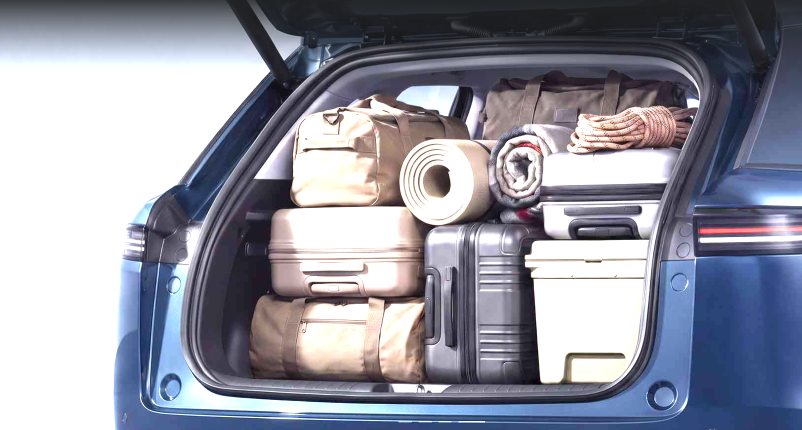
#> input picture porta mala cheio.png, 1604 x 859 px (shown at 1/2 size)
$ python apply_brand_logo.py '../porta mala cheio.png' ../seta.jpg
#> lines starting #> are read from the running program, lines starting #| are printed output that depends on the picture; after the words box and inside, x2 and y2 are one past the last pixel; in counts of white or black regions, pixels touching at a corner belong together; pictures that were not available may be replaced by others from this repository, and a replacement may not be noted
"""Aplica a assinatura tipográfica simples da Blajeen Labs em um banner."""

from argparse import ArgumentParser
from pathlib import Path

from PIL import Image, ImageDraw, ImageFilter


ROOT = Path(__file__).resolve().parents[1]
LOGO = ROOT / "public" / "brand" / "blajeen-labs-simple.png"


def composite(source: Path, target: Path) -> None:
    banner = Image.open(source).convert("RGBA")
#> banner is the input picture: PIL image 1604x859 RGBA; mean R, G, B, A 145.4, 147, 160, 255
    logo = Image.open(LOGO).convert("RGBA")

    width = round(banner.width * 0.255)
#> width = 409
    height = round(width * logo.height / logo.width)
#> height = 219
    logo = logo.resize((width, height), Image.Resampling.LANCZOS)
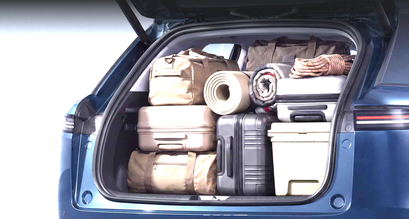
#> logo: PIL image 409x219 RGBA; mean R, G, B, A 145.2, 146.8, 159.8, 255

    x = banner.width - width - round(banner.width * 0.027)
#> x = 1152
    y = banner.height - height - round(banner.height * 0.035)
#> y = 610

    smoke_mask = Image.new("L", banner.size, 0)
#> smoke_mask: PIL image 1604x859 L; every value is 0
    ImageDraw.Draw(smoke_mask).ellipse(
        (x - 52, y - 24, x + width + 48, y + height + 42), fill=118
    )
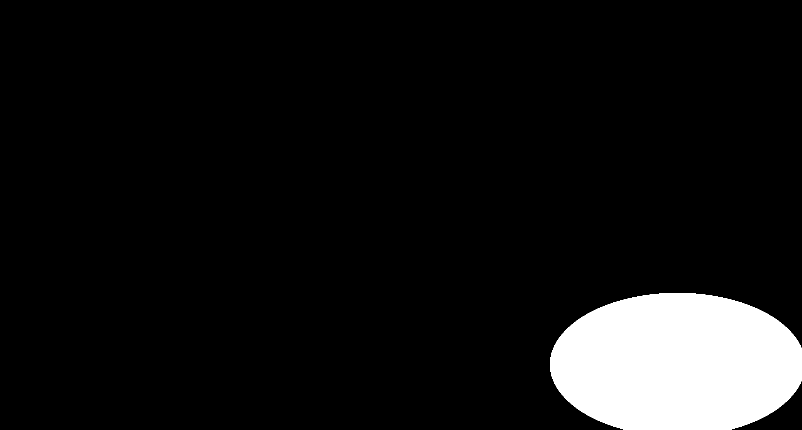
#> smoke_mask: PIL image 1604x859 L (shown at 1/2 size); values 0 (black) and 118 (white), 8.2% white; 1 white region, box (x1, y1, x2, y2) and area: (1100, 586, 1604, 859) 112422
    smoke_mask = smoke_mask.filter(ImageFilter.GaussianBlur(34))
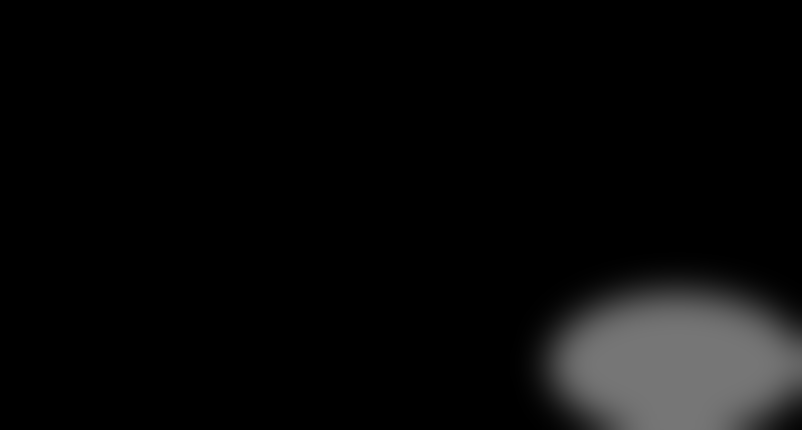
#> smoke_mask: PIL image 1604x859 L (shown at 1/2 size); min 0, max 118, mean 9.5
    smoke = Image.new("RGBA", banner.size, (2, 9, 15, 0))
    smoke.putalpha(smoke_mask)
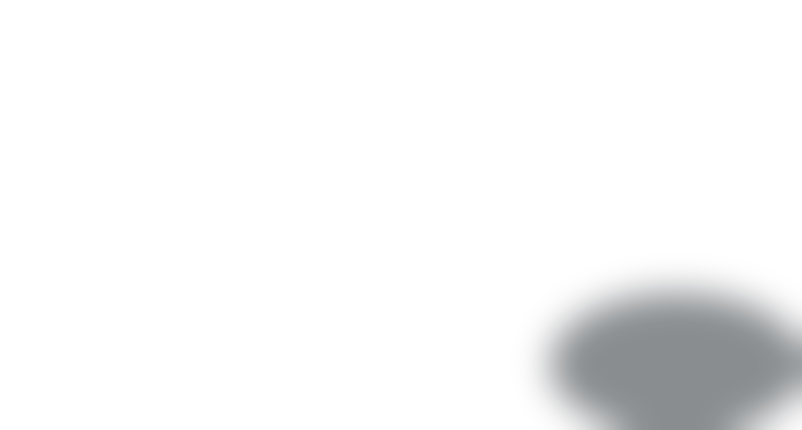
#> smoke: PIL image 1604x859 RGBA (shown at 1/2 size); mean R, G, B, A 2, 9, 15, 9.5; transparent parts drawn white
    banner = Image.alpha_composite(banner, smoke)

    alpha = logo.getchannel("A")
#> alpha: PIL image 409x219 L; every value is 255
    shadow_alpha = alpha.filter(ImageFilter.GaussianBlur(7)).point(
        lambda value: round(value * 0.72)
    )
#> shadow_alpha: PIL image 409x219 L; every value is 184
    shadow = Image.new("RGBA", logo.size, (0, 4, 9, 0))
    shadow.putalpha(shadow_alpha)
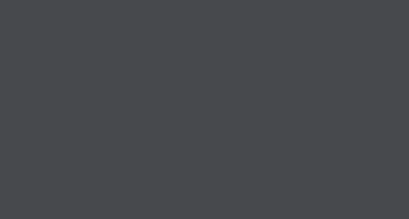
#> shadow: PIL image 409x219 RGBA; mean R, G, B, A 0, 4, 9, 184; transparent parts drawn white
    banner.alpha_composite(shadow, (x + 2, y + 5))
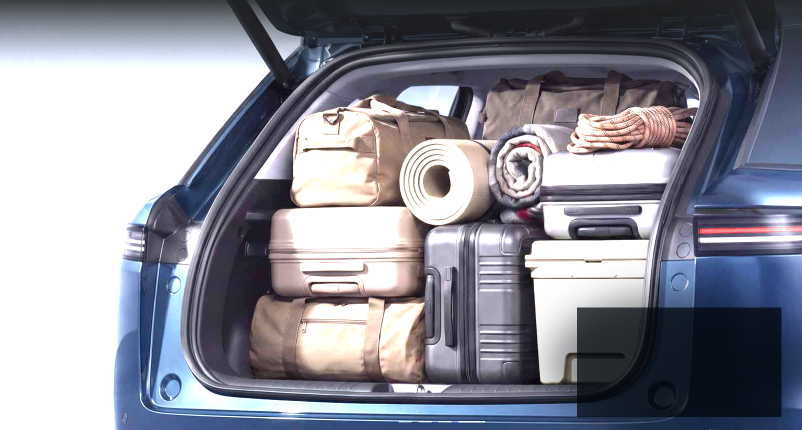
#> banner: PIL image 1604x859 RGBA (shown at 1/2 size); mean R, G, B, A 138.8, 139.6, 150.6, 255
    banner.alpha_composite(logo, (x, y))
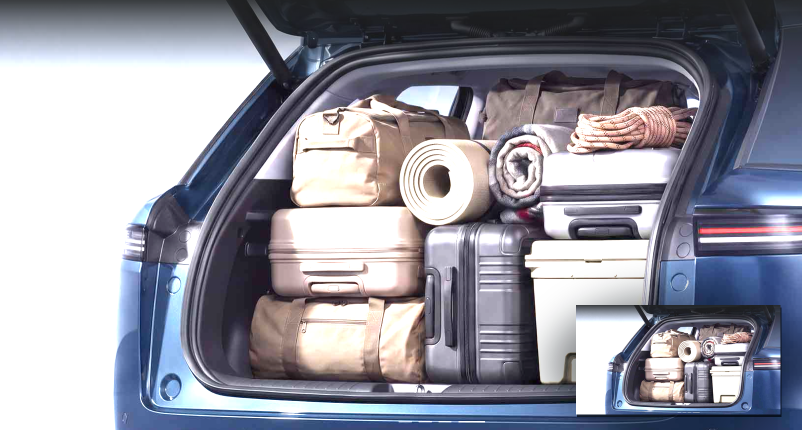
#> banner: PIL image 1604x859 RGBA (shown at 1/2 size); mean R, G, B, A 147, 147.4, 158.6, 255

    target.parent.mkdir(parents=True, exist_ok=True)
    banner.convert("RGB").save(target, quality=96)


parser = ArgumentParser()
parser.add_argument("source", type=Path)
parser.add_argument("target", type=Path)
args = parser.parse_args()
composite(args.source, args.target)
